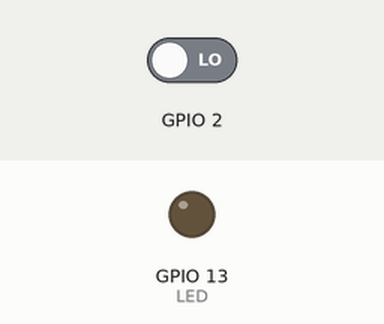
This sketch was run on a simulated ESP32. On the bench: output pins drawn as LEDs (lit = HIGH). The test bench sets the inputs (shaded band); at power-on: GPIO 2 LOW.

Above: at 1.2 s.
1.3 s: GPIO 2 driven HIGH
At 1.7 s:
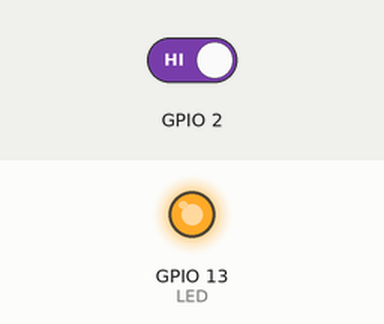
2.8 s: GPIO 2 driven LOW
At 4.0 s:
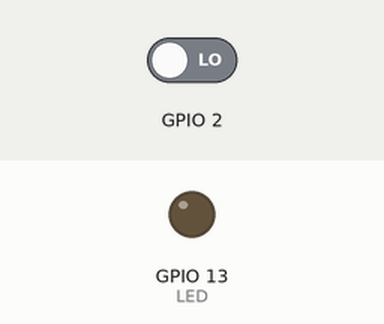
Timing chart, 0 to 5.8 s (numbered marks = the images above; inputs shaded):
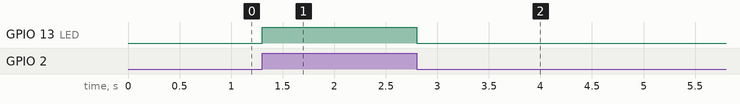

The sketch:

tarefa_03_hello_bpalkmim.ino
```cpp
#include "event_driven.c"

const int LED = 13;
const int BUT = 2;

void button_changed (int buttonIndex) {
	if (buttons[buttonIndex].pin == BUT) {
		digitalWrite(LED, buttons[buttonIndex].state);
	}
}

void timer_expired(int timerIndex) {
  // faz nada, não há timers
}

void initialize() {
	pinMode(LED, OUTPUT);
	initializeButtonsArray(1);
	initializeTimersArray(0);
	button_listen(BUT, 0);
}
```

event_driven.c
```cpp
// event_driven.c
#include "Arduino.h"

int NUM_BUTTONS;
int NUM_TIMERS;

typedef struct timer {
	int delay;
	unsigned long beenActive;
} Timer;

typedef struct button {
	int pin;
	int state;
	int pastState;
} Button;

Button * buttons;
Timer * timers;
unsigned long pastTime;

void initializeButtonsArray(int size) {
	NUM_BUTTONS = size;
	buttons = (Button *) malloc(NUM_BUTTONS * sizeof(Button));
}
void initializeTimersArray(int size) {
	NUM_TIMERS = size;
	timers = (Timer *) malloc(NUM_TIMERS * sizeof(Timer));
}

/* Funções de registro: */
void button_listen (int pin, int buttonIndex) {
	pinMode(pin, INPUT);
	buttons[buttonIndex].pin = pin;
	buttons[buttonIndex].pastState = 0;
	buttons[buttonIndex].state = digitalRead(pin);
}

void timer_set (int ms, int timerIndex) {
	timers[timerIndex].delay = ms;
	timers[timerIndex].beenActive = millis();
}

/* Callbacks */
void button_changed (int buttonIndex);
void timer_expired (int timerIndex);

/* Programa principal: */
void setup () {
	pastTime = millis();
	initialize();
}

void loop () {

	unsigned long currTime = millis();
	int i;

	// Verifica se os botões estão apertados
	for (i = 0; i < NUM_BUTTONS; i++) {
		buttons[i].state = digitalRead(buttons[i].pin);
		if (buttons[i].state != buttons[i].pastState) {
			button_changed(i);
			buttons[i].pastState = buttons[i].state;
		}
	}

	// Verifica se os timers estão ativos
	for (i = 0; i < NUM_TIMERS; i++) {
		if(currTime >= timers[i].beenActive + timers[i].delay) {
			timer_expired(i);
			timers[i].beenActive = currTime;
		}
	}
}
```

Measured:
- after the input at 1.3 s, GPIO 13 (LED): LOW → HIGH at once
- after the input at 2.8 s, GPIO 13 (LED): HIGH → LOW at once
